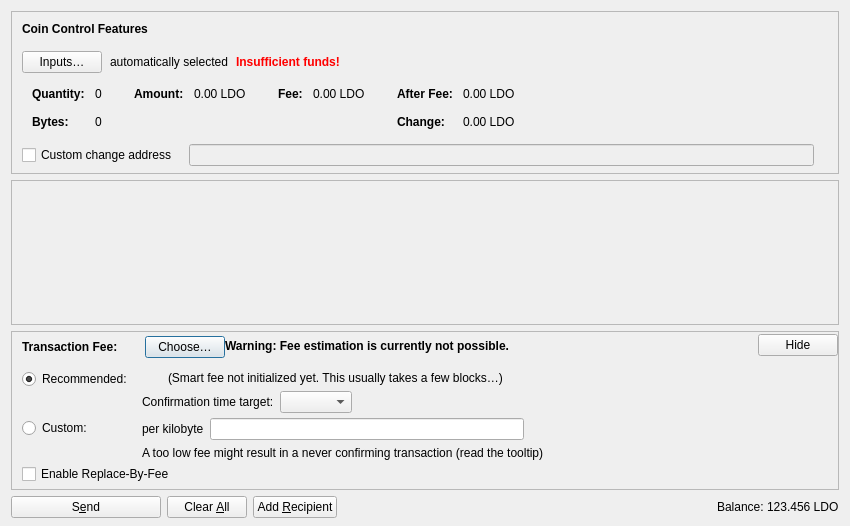
<?xml version="1.0" encoding="UTF-8"?>
<ui version="4.0">
 <class>SendCoinsDialog</class>
 <widget class="QDialog" name="SendCoinsDialog">
  <property name="geometry">
   <rect>
    <x>0</x>
    <y>0</y>
    <width>850</width>
    <height>526</height>
   </rect>
  </property>
  <property name="windowTitle">
   <string>Send Coins</string>
  </property>
  <layout class="QVBoxLayout" name="verticalLayout" stretch="0,1,0,0">
   <property name="bottomMargin">
    <number>8</number>
   </property>
   <item>
    <widget class="QFrame" name="frameCoinControl">
     <property name="sizePolicy">
      <sizepolicy hsizetype="Expanding" vsizetype="Expanding">
       <horstretch>0</horstretch>
       <verstretch>0</verstretch>
      </sizepolicy>
     </property>
     <property name="maximumSize">
      <size>
       <width>16777215</width>
       <height>16777215</height>
      </size>
     </property>
     <property name="frameShape">
      <enum>QFrame::StyledPanel</enum>
     </property>
     <property name="frameShadow">
      <enum>QFrame::Sunken</enum>
     </property>
     <layout class="QVBoxLayout" name="verticalLayoutCoinControl2">
      <property name="spacing">
       <number>0</number>
      </property>
      <property name="leftMargin">
       <number>0</number>
      </property>
      <property name="topMargin">
       <number>0</number>
      </property>
      <property name="rightMargin">
       <number>0</number>
      </property>
      <property name="bottomMargin">
       <number>6</number>
      </property>
      <item>
       <layout class="QVBoxLayout" name="verticalLayoutCoinControl" stretch="0,0,0,0,1">
        <property name="spacing">
         <number>0</number>
        </property>
        <property name="leftMargin">
         <number>10</number>
        </property>
        <property name="topMargin">
         <number>10</number>
        </property>
        <item>
         <layout class="QHBoxLayout" name="horizontalLayoutCoinControl1">
          <property name="bottomMargin">
           <number>15</number>
          </property>
          <item>
           <widget class="QLabel" name="labelCoinControlFeatures">
            <property name="sizePolicy">
             <sizepolicy hsizetype="Preferred" vsizetype="Maximum">
              <horstretch>0</horstretch>
              <verstretch>0</verstretch>
             </sizepolicy>
            </property>
            <property name="font">
             <font>
              <weight>75</weight>
              <bold>true</bold>
             </font>
            </property>
            <property name="styleSheet">
             <string notr="true">font-weight:bold;</string>
            </property>
            <property name="text">
             <string>Coin Control Features</string>
            </property>
           </widget>
          </item>
         </layout>
        </item>
        <item>
         <layout class="QHBoxLayout" name="horizontalLayoutCoinControl2" stretch="0,0,0,0">
          <property name="spacing">
           <number>8</number>
          </property>
          <property name="bottomMargin">
           <number>10</number>
          </property>
          <item>
           <widget class="QPushButton" name="pushButtonCoinControl">
            <property name="styleSheet">
             <string notr="true"/>
            </property>
            <property name="text">
             <string>Inputs…</string>
            </property>
            <property name="autoDefault">
             <bool>false</bool>
            </property>
           </widget>
          </item>
          <item>
           <widget class="QLabel" name="labelCoinControlAutomaticallySelected">
            <property name="text">
             <string>automatically selected</string>
            </property>
            <property name="margin">
             <number>5</number>
            </property>
           </widget>
          </item>
          <item>
           <widget class="QLabel" name="labelCoinControlInsuffFunds">
            <property name="font">
             <font>
              <weight>75</weight>
              <bold>true</bold>
             </font>
            </property>
            <property name="styleSheet">
             <string notr="true">color:red;font-weight:bold;</string>
            </property>
            <property name="text">
             <string>Insufficient funds!</string>
            </property>
            <property name="margin">
             <number>5</number>
            </property>
           </widget>
          </item>
          <item>
           <spacer name="horizontalSpacerCoinControl">
            <property name="orientation">
             <enum>Qt::Horizontal</enum>
            </property>
            <property name="sizeHint" stdset="0">
             <size>
              <width>40</width>
              <height>1</height>
             </size>
            </property>
           </spacer>
          </item>
         </layout>
        </item>
        <item>
         <widget class="QWidget" name="widgetCoinControl" native="true">
          <property name="sizePolicy">
           <sizepolicy hsizetype="Preferred" vsizetype="Preferred">
            <horstretch>0</horstretch>
            <verstretch>0</verstretch>
           </sizepolicy>
          </property>
          <property name="minimumSize">
           <size>
            <width>0</width>
            <height>0</height>
           </size>
          </property>
          <property name="styleSheet">
           <string notr="true"/>
          </property>
          <layout class="QHBoxLayout" name="horizontalLayoutCoinControl5">
           <property name="leftMargin">
            <number>0</number>
           </property>
           <property name="topMargin">
            <number>0</number>
           </property>
           <property name="rightMargin">
            <number>0</number>
           </property>
           <property name="bottomMargin">
            <number>0</number>
           </property>
           <item>
            <layout class="QHBoxLayout" name="horizontalLayoutCoinControl3" stretch="0,0,0,1">
             <property name="spacing">
              <number>20</number>
             </property>
             <property name="topMargin">
              <number>0</number>
             </property>
             <property name="bottomMargin">
              <number>10</number>
             </property>
             <item>
              <layout class="QFormLayout" name="formLayoutCoinControl1">
               <property name="labelAlignment">
                <set>Qt::AlignLeft|Qt::AlignVCenter</set>
               </property>
               <property name="horizontalSpacing">
                <number>10</number>
               </property>
               <property name="verticalSpacing">
                <number>14</number>
               </property>
               <property name="leftMargin">
                <number>10</number>
               </property>
               <property name="topMargin">
                <number>4</number>
               </property>
               <property name="rightMargin">
                <number>6</number>
               </property>
               <item row="0" column="0">
                <widget class="QLabel" name="labelCoinControlQuantityText">
                 <property name="font">
                  <font>
                   <weight>75</weight>
                   <bold>true</bold>
                  </font>
                 </property>
                 <property name="text">
                  <string>Quantity:</string>
                 </property>
                 <property name="margin">
                  <number>0</number>
                 </property>
                </widget>
               </item>
               <item row="0" column="1">
                <widget class="QLabel" name="labelCoinControlQuantity">
                 <property name="cursor">
                  <cursorShape>IBeamCursor</cursorShape>
                 </property>
                 <property name="contextMenuPolicy">
                  <enum>Qt::ActionsContextMenu</enum>
                 </property>
                 <property name="text">
                  <string notr="true">0</string>
                 </property>
                 <property name="margin">
                  <number>0</number>
                 </property>
                 <property name="textInteractionFlags">
                  <set>Qt::LinksAccessibleByMouse|Qt::TextSelectableByKeyboard|Qt::TextSelectableByMouse</set>
                 </property>
                </widget>
               </item>
               <item row="1" column="0">
                <widget class="QLabel" name="labelCoinControlBytesText">
                 <property name="font">
                  <font>
                   <weight>75</weight>
                   <bold>true</bold>
                  </font>
                 </property>
                 <property name="text">
                  <string>Bytes:</string>
                 </property>
                </widget>
               </item>
               <item row="1" column="1">
                <widget class="QLabel" name="labelCoinControlBytes">
                 <property name="cursor">
                  <cursorShape>IBeamCursor</cursorShape>
                 </property>
                 <property name="contextMenuPolicy">
                  <enum>Qt::ActionsContextMenu</enum>
                 </property>
                 <property name="text">
                  <string notr="true">0</string>
                 </property>
                 <property name="textInteractionFlags">
                  <set>Qt::LinksAccessibleByMouse|Qt::TextSelectableByKeyboard|Qt::TextSelectableByMouse</set>
                 </property>
                </widget>
               </item>
              </layout>
             </item>
             <item>
              <layout class="QFormLayout" name="formLayoutCoinControl2">
               <property name="horizontalSpacing">
                <number>10</number>
               </property>
               <property name="verticalSpacing">
                <number>14</number>
               </property>
               <property name="leftMargin">
                <number>6</number>
               </property>
               <property name="topMargin">
                <number>4</number>
               </property>
               <property name="rightMargin">
                <number>6</number>
               </property>
               <item row="0" column="0">
                <widget class="QLabel" name="labelCoinControlAmountText">
                 <property name="font">
                  <font>
                   <weight>75</weight>
                   <bold>true</bold>
                  </font>
                 </property>
                 <property name="text">
                  <string>Amount:</string>
                 </property>
                 <property name="margin">
                  <number>0</number>
                 </property>
                </widget>
               </item>
               <item row="0" column="1">
                <widget class="QLabel" name="labelCoinControlAmount">
                 <property name="cursor">
                  <cursorShape>IBeamCursor</cursorShape>
                 </property>
                 <property name="contextMenuPolicy">
                  <enum>Qt::ActionsContextMenu</enum>
                 </property>
                 <property name="text">
                  <string notr="true">0.00 LDO</string>
                 </property>
                 <property name="textInteractionFlags">
                  <set>Qt::LinksAccessibleByMouse|Qt::TextSelectableByKeyboard|Qt::TextSelectableByMouse</set>
                 </property>
                </widget>
               </item>
              </layout>
             </item>
             <item>
              <layout class="QFormLayout" name="formLayoutCoinControl3">
               <property name="horizontalSpacing">
                <number>10</number>
               </property>
               <property name="verticalSpacing">
                <number>14</number>
               </property>
               <property name="leftMargin">
                <number>6</number>
               </property>
               <property name="topMargin">
                <number>4</number>
               </property>
               <property name="rightMargin">
                <number>6</number>
               </property>
               <item row="0" column="0">
                <widget class="QLabel" name="labelCoinControlFeeText">
                 <property name="font">
                  <font>
                   <weight>75</weight>
                   <bold>true</bold>
                  </font>
                 </property>
                 <property name="text">
                  <string>Fee:</string>
                 </property>
                 <property name="margin">
                  <number>0</number>
                 </property>
                </widget>
               </item>
               <item row="0" column="1">
                <widget class="QLabel" name="labelCoinControlFee">
                 <property name="cursor">
                  <cursorShape>IBeamCursor</cursorShape>
                 </property>
                 <property name="contextMenuPolicy">
                  <enum>Qt::ActionsContextMenu</enum>
                 </property>
                 <property name="text">
                  <string notr="true">0.00 LDO</string>
                 </property>
                 <property name="textInteractionFlags">
                  <set>Qt::LinksAccessibleByMouse|Qt::TextSelectableByKeyboard|Qt::TextSelectableByMouse</set>
                 </property>
                </widget>
               </item>
              </layout>
             </item>
             <item>
              <layout class="QFormLayout" name="formLayoutCoinControl4">
               <property name="labelAlignment">
                <set>Qt::AlignLeft|Qt::AlignVCenter</set>
               </property>
               <property name="horizontalSpacing">
                <number>10</number>
               </property>
               <property name="verticalSpacing">
                <number>14</number>
               </property>
               <property name="leftMargin">
                <number>6</number>
               </property>
               <property name="topMargin">
                <number>4</number>
               </property>
               <property name="rightMargin">
                <number>6</number>
               </property>
               <item row="0" column="0">
                <widget class="QLabel" name="labelCoinControlAfterFeeText">
                 <property name="font">
                  <font>
                   <weight>75</weight>
                   <bold>true</bold>
                  </font>
                 </property>
                 <property name="text">
                  <string>After Fee:</string>
                 </property>
                 <property name="margin">
                  <number>0</number>
                 </property>
                </widget>
               </item>
               <item row="0" column="1">
                <widget class="QLabel" name="labelCoinControlAfterFee">
                 <property name="cursor">
                  <cursorShape>IBeamCursor</cursorShape>
                 </property>
                 <property name="contextMenuPolicy">
                  <enum>Qt::ActionsContextMenu</enum>
                 </property>
                 <property name="text">
                  <string notr="true">0.00 LDO</string>
                 </property>
                 <property name="textInteractionFlags">
                  <set>Qt::LinksAccessibleByMouse|Qt::TextSelectableByKeyboard|Qt::TextSelectableByMouse</set>
                 </property>
                </widget>
               </item>
               <item row="1" column="0">
                <widget class="QLabel" name="labelCoinControlChangeText">
                 <property name="font">
                  <font>
                   <weight>75</weight>
                   <bold>true</bold>
                  </font>
                 </property>
                 <property name="text">
                  <string>Change:</string>
                 </property>
                </widget>
               </item>
               <item row="1" column="1">
                <widget class="QLabel" name="labelCoinControlChange">
                 <property name="cursor">
                  <cursorShape>IBeamCursor</cursorShape>
                 </property>
                 <property name="contextMenuPolicy">
                  <enum>Qt::ActionsContextMenu</enum>
                 </property>
                 <property name="text">
                  <string notr="true">0.00 LDO</string>
                 </property>
                 <property name="textInteractionFlags">
                  <set>Qt::LinksAccessibleByMouse|Qt::TextSelectableByKeyboard|Qt::TextSelectableByMouse</set>
                 </property>
                </widget>
               </item>
              </layout>
             </item>
            </layout>
           </item>
          </layout>
         </widget>
        </item>
        <item>
         <layout class="QHBoxLayout" name="horizontalLayoutCoinControl4" stretch="0,0,0">
          <property name="spacing">
           <number>12</number>
          </property>
          <property name="sizeConstraint">
           <enum>QLayout::SetDefaultConstraint</enum>
          </property>
          <property name="topMargin">
           <number>5</number>
          </property>
          <property name="rightMargin">
           <number>5</number>
          </property>
          <item>
           <widget class="QCheckBox" name="checkBoxCoinControlChange">
            <property name="toolTip">
             <string>If this is activated, but the change address is empty or invalid, change will be sent to a newly generated address.</string>
            </property>
            <property name="text">
             <string>Custom change address</string>
            </property>
           </widget>
          </item>
          <item>
           <widget class="QValidatedLineEdit" name="lineEditCoinControlChange">
            <property name="enabled">
             <bool>false</bool>
            </property>
            <property name="sizePolicy">
             <sizepolicy hsizetype="Expanding" vsizetype="Fixed">
              <horstretch>0</horstretch>
              <verstretch>0</verstretch>
             </sizepolicy>
            </property>
           </widget>
          </item>
          <item>
           <widget class="QLabel" name="labelCoinControlChangeLabel">
            <property name="sizePolicy">
             <sizepolicy hsizetype="Preferred" vsizetype="Expanding">
              <horstretch>0</horstretch>
              <verstretch>0</verstretch>
             </sizepolicy>
            </property>
            <property name="minimumSize">
             <size>
              <width>0</width>
              <height>0</height>
             </size>
            </property>
            <property name="text">
             <string/>
            </property>
            <property name="margin">
             <number>3</number>
            </property>
           </widget>
          </item>
         </layout>
        </item>
        <item>
         <spacer name="verticalSpacerCoinControl">
          <property name="orientation">
           <enum>Qt::Vertical</enum>
          </property>
          <property name="sizeHint" stdset="0">
           <size>
            <width>800</width>
            <height>1</height>
           </size>
          </property>
         </spacer>
        </item>
       </layout>
      </item>
     </layout>
    </widget>
   </item>
   <item>
    <widget class="QScrollArea" name="scrollArea">
     <property name="widgetResizable">
      <bool>true</bool>
     </property>
     <widget class="QWidget" name="scrollAreaWidgetContents">
      <property name="geometry">
       <rect>
        <x>0</x>
        <y>0</y>
        <width>830</width>
        <height>104</height>
       </rect>
      </property>
      <layout class="QVBoxLayout" name="verticalLayout_2" stretch="0,1">
       <property name="leftMargin">
        <number>0</number>
       </property>
       <property name="topMargin">
        <number>0</number>
       </property>
       <property name="rightMargin">
        <number>0</number>
       </property>
       <property name="bottomMargin">
        <number>0</number>
       </property>
       <item>
        <layout class="QVBoxLayout" name="entries">
         <property name="spacing">
          <number>6</number>
         </property>
        </layout>
       </item>
       <item>
        <spacer name="verticalSpacer">
         <property name="orientation">
          <enum>Qt::Vertical</enum>
         </property>
         <property name="sizeHint" stdset="0">
          <size>
           <width>20</width>
           <height>40</height>
          </size>
         </property>
        </spacer>
       </item>
      </layout>
     </widget>
    </widget>
   </item>
   <item>
    <widget class="QFrame" name="frameFee">
     <property name="sizePolicy">
      <sizepolicy hsizetype="Expanding" vsizetype="Expanding">
       <horstretch>0</horstretch>
       <verstretch>0</verstretch>
      </sizepolicy>
     </property>
     <property name="maximumSize">
      <size>
       <width>16777215</width>
       <height>16777215</height>
      </size>
     </property>
     <property name="frameShape">
      <enum>QFrame::StyledPanel</enum>
     </property>
     <property name="frameShadow">
      <enum>QFrame::Sunken</enum>
     </property>
     <layout class="QVBoxLayout" name="verticalLayoutFee1">
      <property name="spacing">
       <number>0</number>
      </property>
      <property name="leftMargin">
       <number>0</number>
      </property>
      <property name="topMargin">
       <number>0</number>
      </property>
      <property name="rightMargin">
       <number>0</number>
      </property>
      <property name="bottomMargin">
       <number>0</number>
      </property>
      <item>
       <layout class="QVBoxLayout" name="verticalLayoutFee2" stretch="0,0,0">
        <property name="spacing">
         <number>0</number>
        </property>
        <property name="leftMargin">
         <number>10</number>
        </property>
        <property name="topMargin">
         <number>0</number>
        </property>
        <item>
         <layout class="QHBoxLayout" name="horizontalLayoutFee1">
          <property name="bottomMargin">
           <number>0</number>
          </property>
          <item>
           <layout class="QVBoxLayout" name="verticalLayoutFee7">
            <property name="spacing">
             <number>0</number>
            </property>
            <item>
             <spacer name="verticalSpacerSmartFee">
              <property name="orientation">
               <enum>Qt::Vertical</enum>
              </property>
              <property name="sizeType">
               <enum>QSizePolicy::Fixed</enum>
              </property>
              <property name="sizeHint" stdset="0">
               <size>
                <width>1</width>
                <height>4</height>
               </size>
              </property>
             </spacer>
            </item>
            <item>
             <layout class="QHBoxLayout" name="horizontalLayoutSmartFee">
              <property name="spacing">
               <number>10</number>
              </property>
              <item>
               <widget class="QLabel" name="labelFeeHeadline">
                <property name="sizePolicy">
                 <sizepolicy hsizetype="Preferred" vsizetype="Maximum">
                  <horstretch>0</horstretch>
                  <verstretch>0</verstretch>
                 </sizepolicy>
                </property>
                <property name="font">
                 <font>
                  <weight>75</weight>
                  <bold>true</bold>
                 </font>
                </property>
                <property name="styleSheet">
                 <string notr="true">font-weight:bold;</string>
                </property>
                <property name="text">
                 <string>Transaction Fee:</string>
                </property>
               </widget>
              </item>
              <item>
               <widget class="QLabel" name="labelFeeMinimized">
                <property name="text">
                 <string/>
                </property>
               </widget>
              </item>
              <item>
               <widget class="QPushButton" name="buttonChooseFee">
                <property name="text">
                 <string>Choose…</string>
                </property>
               </widget>
              </item>
             </layout>
            </item>
            <item>
             <spacer name="verticalSpacer_5">
              <property name="orientation">
               <enum>Qt::Vertical</enum>
              </property>
              <property name="sizeHint" stdset="0">
               <size>
                <width>1</width>
                <height>1</height>
               </size>
              </property>
             </spacer>
            </item>
           </layout>
          </item>
          <item>
           <widget class="QLabel" name="fallbackFeeWarningLabel">
            <property name="toolTip">
             <string>Using the fallbackfee can result in sending a transaction that will take several hours or days (or never) to confirm. Consider choosing your fee manually or wait until you have validated the complete chain.</string>
            </property>
            <property name="font">
            <font>
                <weight>75</weight>
                <bold>true</bold>
            </font>
            </property>
            <property name="text">
             <string>Warning: Fee estimation is currently not possible.</string>
            </property>
            <property name="wordWrap">
             <bool>false</bool>
            </property>
           </widget>
          </item>
          <item>
           <spacer name="horizontalSpacer_4">
            <property name="orientation">
             <enum>Qt::Horizontal</enum>
            </property>
            <property name="sizeType">
             <enum>QSizePolicy::MinimumExpanding</enum>
            </property>
            <property name="sizeHint" stdset="0">
             <size>
              <width>40</width>
              <height>20</height>
             </size>
            </property>
           </spacer>
          </item>
          <item>
           <widget class="QPushButton" name="buttonMinimizeFee">
            <property name="toolTip">
             <string>Hide transaction fee settings</string>
            </property>
            <property name="text">
             <string>Hide</string>
            </property>
           </widget>
          </item>
         </layout>
        </item>
        <item>
         <widget class="QFrame" name="frameFeeSelection">
          <layout class="QVBoxLayout" name="verticalLayoutFee12">
           <property name="spacing">
            <number>0</number>
           </property>
           <property name="leftMargin">
            <number>0</number>
           </property>
           <property name="topMargin">
            <number>0</number>
           </property>
           <property name="rightMargin">
            <number>0</number>
           </property>
           <property name="bottomMargin">
            <number>0</number>
           </property>
           <item>
            <layout class="QGridLayout" name="gridLayoutFee">
             <property name="topMargin">
              <number>10</number>
             </property>
             <property name="bottomMargin">
              <number>4</number>
             </property>
             <property name="horizontalSpacing">
              <number>10</number>
             </property>
             <property name="verticalSpacing">
              <number>4</number>
             </property>
             <item row="1" column="1">
              <layout class="QVBoxLayout" name="verticalLayoutFee8">
               <property name="spacing">
                <number>6</number>
               </property>
               <item>
                <layout class="QHBoxLayout" name="horizontalLayoutFee13">
                 <item>
                  <widget class="QLabel" name="labelCustomPerKilobyte">
                   <property name="toolTip">
                    <string>Specify a custom fee per kB (1,000 bytes) of the transaction's virtual size.

Note:  Since the fee is calculated on a per-byte basis, a fee rate of "100 satoshis per kvB" for a transaction size of 500 virtual bytes (half of 1 kvB) would ultimately yield a fee of only 50 satoshis.</string>
                   </property>
                   <property name="text">
                    <string>per kilobyte</string>
                   </property>
                  </widget>
                 </item>
                 <item>
                  <widget class="LambdanioAmountField" name="customFee"/>
                 </item>
                 <item>
                  <spacer name="horizontalSpacer_6">
                   <property name="orientation">
                    <enum>Qt::Horizontal</enum>
                   </property>
                   <property name="sizeHint" stdset="0">
                    <size>
                     <width>1</width>
                     <height>1</height>
                    </size>
                   </property>
                  </spacer>
                 </item>
                </layout>
               </item>
               <item>
                <layout class="QHBoxLayout" name="horizontalLayoutFee8">
                 <item>
                  <widget class="QLabel" name="labelCustomFeeWarning">
                   <property name="enabled">
                    <bool>true</bool>
                   </property>
                   <property name="toolTip">
                    <string>When there is less transaction volume than space in the blocks, miners as well as relaying nodes may enforce a minimum fee. Paying only this minimum fee is just fine, but be aware that this can result in a never confirming transaction once there is more demand for lambdanio transactions than the network can process.</string>
                   </property>
                   <property name="text">
                    <string>A too low fee might result in a never confirming transaction (read the tooltip)</string>
                   </property>
                  </widget>
                 </item>
                 <item>
                  <spacer name="horizontalSpacer_2">
                   <property name="orientation">
                    <enum>Qt::Horizontal</enum>
                   </property>
                   <property name="sizeHint" stdset="0">
                    <size>
                     <width>1</width>
                     <height>1</height>
                    </size>
                   </property>
                  </spacer>
                 </item>
                </layout>
               </item>
              </layout>
             </item>
             <item row="0" column="0">
              <layout class="QVBoxLayout" name="verticalLayoutFee4" stretch="0,1">
               <item>
                <widget class="QRadioButton" name="radioSmartFee">
                 <property name="text">
                  <string>Recommended:</string>
                 </property>
                 <property name="checked">
                  <bool>true</bool>
                 </property>
                 <attribute name="buttonGroup">
                  <string notr="true">groupFee</string>
                 </attribute>
                </widget>
               </item>
               <item>
                <spacer name="verticalSpacer_2">
                 <property name="orientation">
                  <enum>Qt::Vertical</enum>
                 </property>
                 <property name="sizeHint" stdset="0">
                  <size>
                   <width>1</width>
                   <height>1</height>
                  </size>
                 </property>
                </spacer>
               </item>
              </layout>
             </item>
             <item row="1" column="0">
              <layout class="QVBoxLayout" name="verticalLayoutFee9" stretch="0,1">
               <item>
                <widget class="QRadioButton" name="radioCustomFee">
                 <property name="text">
                  <string>Custom:</string>
                 </property>
                 <attribute name="buttonGroup">
                  <string notr="true">groupFee</string>
                 </attribute>
                </widget>
               </item>
               <item>
                <spacer name="verticalSpacer_6">
                 <property name="orientation">
                  <enum>Qt::Vertical</enum>
                 </property>
                 <property name="sizeHint" stdset="0">
                  <size>
                   <width>1</width>
                   <height>1</height>
                  </size>
                 </property>
                </spacer>
               </item>
              </layout>
             </item>
             <item row="0" column="1">
              <layout class="QVBoxLayout" name="verticalLayoutFee3" stretch="0,0,1">
               <property name="spacing">
                <number>6</number>
               </property>
               <property name="topMargin">
                <number>2</number>
               </property>
               <item>
                <layout class="QHBoxLayout" name="horizontalLayoutFee12">
                 <item>
                  <widget class="QLabel" name="labelSmartFee">
                   <property name="text">
                    <string/>
                   </property>
                  </widget>
                 </item>
                 <item>
                  <widget class="QLabel" name="labelFeeEstimation">
                   <property name="text">
                    <string/>
                   </property>
                  </widget>
                 </item>
                 <item>
                  <widget class="QLabel" name="labelSmartFee2">
                   <property name="text">
                    <string>(Smart fee not initialized yet. This usually takes a few blocks…)</string>
                   </property>
                  </widget>
                 </item>
                 <item>
                  <spacer name="horizontalSpacer_5">
                   <property name="orientation">
                    <enum>Qt::Horizontal</enum>
                   </property>
                   <property name="sizeHint" stdset="0">
                    <size>
                     <width>1</width>
                     <height>1</height>
                    </size>
                   </property>
                  </spacer>
                 </item>
                </layout>
               </item>
               <item>
                <layout class="QHBoxLayout" name="horizontalLayoutFee9">
                 <item>
                  <layout class="QVBoxLayout" name="verticalLayoutFee6">
                   <item>
                    <widget class="QLabel" name="labelSmartFee3">
                     <property name="text">
                      <string>Confirmation time target:</string>
                     </property>
                    </widget>
                   </item>
                  </layout>
                 </item>
                 <item>
                  <layout class="QVBoxLayout" name="verticalLayoutFee5">
                   <property name="rightMargin">
                    <number>30</number>
                   </property>
                   <item>
                    <layout class="QHBoxLayout" name="horizontalLayoutConfTarget">
                     <property name="bottomMargin">
                      <number>0</number>
                     </property>
                     <item>
                      <widget class="QComboBox" name="confTargetSelector"/>
                     </item>
                     <item>
                      <spacer name="horizontalSpacerConfTarget">
                       <property name="orientation">
                        <enum>Qt::Horizontal</enum>
                       </property>
                       <property name="sizeHint" stdset="0">
                        <size>
                         <width>40</width>
                         <height>20</height>
                        </size>
                       </property>
                      </spacer>
                     </item>
                    </layout>
                   </item>
                  </layout>
                 </item>
                </layout>
               </item>
               <item>
                <spacer name="verticalSpacer_4">
                 <property name="orientation">
                  <enum>Qt::Vertical</enum>
                 </property>
                 <property name="sizeHint" stdset="0">
                  <size>
                   <width>1</width>
                   <height>1</height>
                  </size>
                 </property>
                </spacer>
               </item>
              </layout>
             </item>
            </layout>
           </item>
           <item>
            <widget class="QCheckBox" name="optInRBF">
             <property name="text">
              <string>Enable Replace-By-Fee</string>
             </property>
             <property name="toolTip">
              <string>With Replace-By-Fee (BIP-125) you can increase a transaction's fee after it is sent. Without this, a higher fee may be recommended to compensate for increased transaction delay risk.</string>
             </property>
            </widget>
           </item>
          </layout>
         </widget>
        </item>
        <item>
         <spacer name="verticalSpacerFee">
          <property name="orientation">
           <enum>Qt::Vertical</enum>
          </property>
          <property name="sizeHint" stdset="0">
           <size>
            <width>40</width>
            <height>5</height>
           </size>
          </property>
         </spacer>
        </item>
       </layout>
      </item>
     </layout>
    </widget>
   </item>
   <item>
    <layout class="QHBoxLayout" name="horizontalLayout">
     <item>
      <widget class="QPushButton" name="sendButton">
       <property name="minimumSize">
        <size>
         <width>150</width>
         <height>0</height>
        </size>
       </property>
       <property name="toolTip">
        <string>Confirm the send action</string>
       </property>
       <property name="text">
        <string>S&amp;end</string>
       </property>
       <property name="icon">
        <iconset resource="../lambdanio.qrc">
         <normaloff>:/icons/send</normaloff>:/icons/send</iconset>
       </property>
       <property name="autoDefault">
        <bool>false</bool>
       </property>
       <property name="default">
        <bool>false</bool>
       </property>
      </widget>
     </item>
     <item>
      <widget class="QPushButton" name="clearButton">
       <property name="sizePolicy">
        <sizepolicy hsizetype="Minimum" vsizetype="Fixed">
         <horstretch>0</horstretch>
         <verstretch>0</verstretch>
        </sizepolicy>
       </property>
       <property name="toolTip">
        <string>Clear all fields of the form.</string>
       </property>
       <property name="text">
        <string>Clear &amp;All</string>
       </property>
       <property name="icon">
        <iconset resource="../lambdanio.qrc">
         <normaloff>:/icons/remove</normaloff>:/icons/remove</iconset>
       </property>
       <property name="autoDefault">
        <bool>false</bool>
       </property>
      </widget>
     </item>
     <item>
      <widget class="QPushButton" name="addButton">
       <property name="toolTip">
        <string>Send to multiple recipients at once</string>
       </property>
       <property name="text">
        <string>Add &amp;Recipient</string>
       </property>
       <property name="icon">
        <iconset resource="../lambdanio.qrc">
         <normaloff>:/icons/add</normaloff>:/icons/add</iconset>
       </property>
       <property name="autoDefault">
        <bool>false</bool>
       </property>
      </widget>
     </item>
     <item>
      <spacer name="horizontalSpacer">
       <property name="orientation">
        <enum>Qt::Horizontal</enum>
       </property>
       <property name="sizeHint" stdset="0">
        <size>
         <width>40</width>
         <height>20</height>
        </size>
       </property>
      </spacer>
     </item>
     <item>
      <layout class="QHBoxLayout" name="horizontalLayout_2">
       <property name="spacing">
        <number>3</number>
       </property>
       <item>
        <widget class="QLabel" name="labelBalanceName">
         <property name="sizePolicy">
          <sizepolicy hsizetype="Preferred" vsizetype="Fixed">
           <horstretch>0</horstretch>
           <verstretch>0</verstretch>
          </sizepolicy>
         </property>
         <property name="text">
          <string>Balance:</string>
         </property>
        </widget>
       </item>
       <item>
        <widget class="QLabel" name="labelBalance">
         <property name="sizePolicy">
          <sizepolicy hsizetype="Preferred" vsizetype="Fixed">
           <horstretch>0</horstretch>
           <verstretch>0</verstretch>
          </sizepolicy>
         </property>
         <property name="cursor">
          <cursorShape>IBeamCursor</cursorShape>
         </property>
         <property name="text">
          <string notr="true">123.456 LDO</string>
         </property>
         <property name="textInteractionFlags">
          <set>Qt::LinksAccessibleByMouse|Qt::TextSelectableByKeyboard|Qt::TextSelectableByMouse</set>
         </property>
        </widget>
       </item>
      </layout>
     </item>
    </layout>
   </item>
  </layout>
 </widget>
 <customwidgets>
  <customwidget>
   <class>QValidatedLineEdit</class>
   <extends>QLineEdit</extends>
   <header>qt/qvalidatedlineedit.h</header>
  </customwidget>
  <customwidget>
   <class>LambdanioAmountField</class>
   <extends>QLineEdit</extends>
   <header>qt/lambdanioamountfield.h</header>
   <container>1</container>
  </customwidget>
 </customwidgets>
 <resources>
  <include location="../lambdanio.qrc"/>
 </resources>
 <connections/>
 <buttongroups>
  <buttongroup name="groupFee"/>
 </buttongroups>
</ui>
